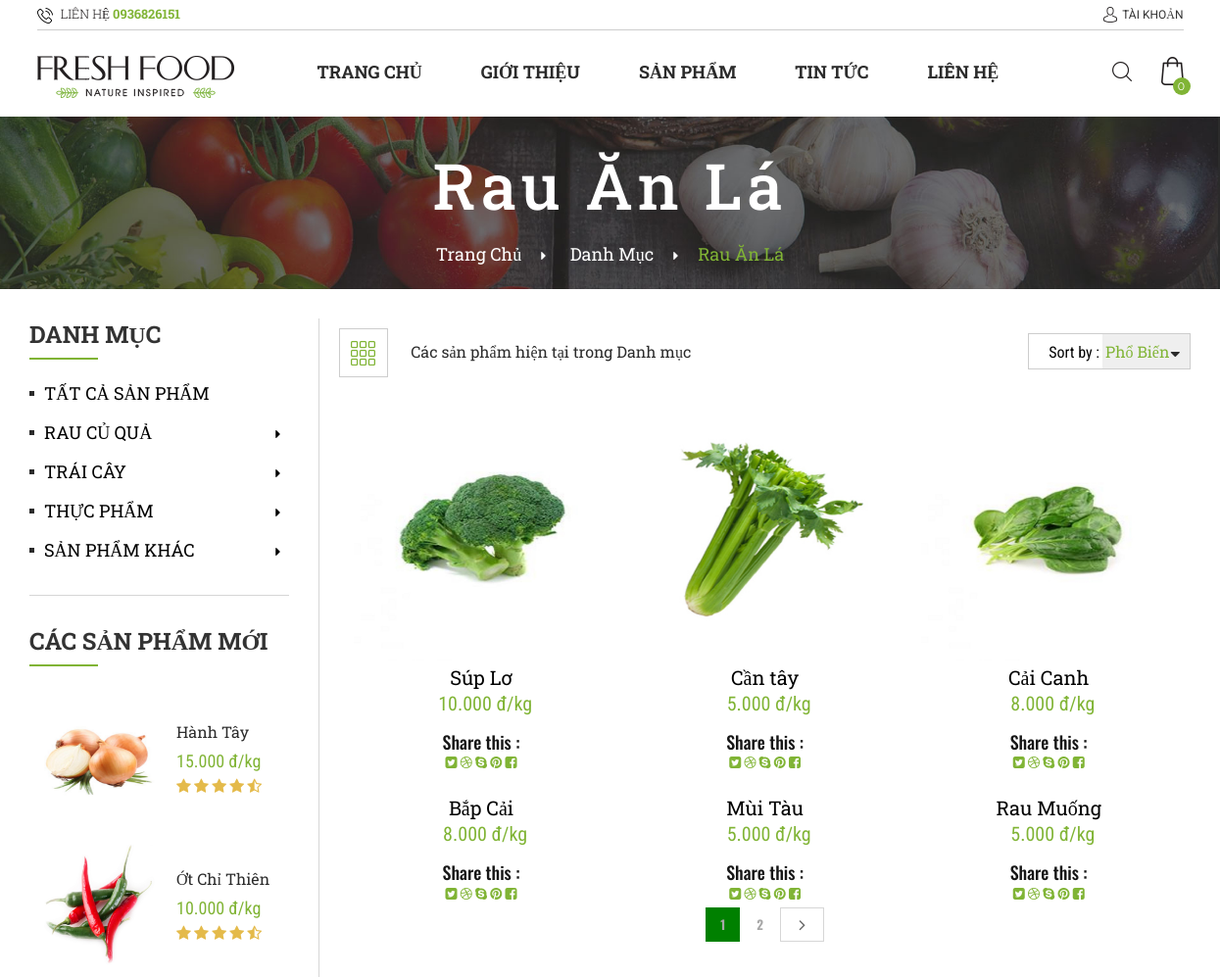
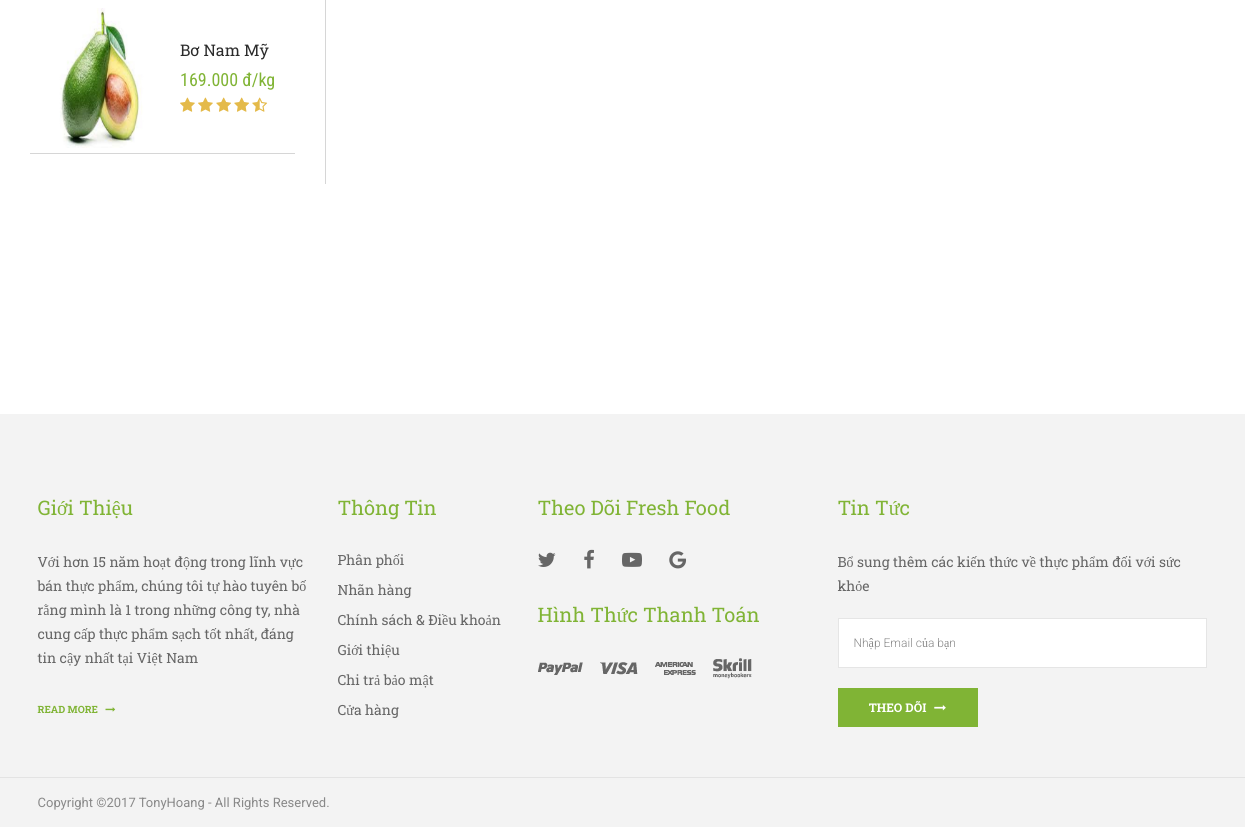
The page /index.php?route=product&actions=product-detail&id=19 on the database its author committed (2 pictures, top to bottom).
### tables this page shows
CREATE TABLE `subcategory` (
  `subcate_id` int(11) NOT NULL,
  `subcate_name` varchar(100) NOT NULL,
  `parent_id` int(11) NOT NULL,
  `description` varchar(255) DEFAULT NULL,
  `status` tinyint(6) DEFAULT '1',
  `created_date` int(11) DEFAULT NULL
);

CREATE TABLE `product` (
  `id` int(11) NOT NULL,
  `name` varchar(100) NOT NULL,
  `image` varchar(255) DEFAULT NULL,
  `price` int(11) NOT NULL,
  `detail_product` text,
  `views` int(11) DEFAULT NULL,
  `id_subcate` int(11) NOT NULL,
  `status` tinyint(1) DEFAULT '1',
  `created_date` int(11) DEFAULT NULL
);

CREATE TABLE `category` (
  `category_id` int(11) NOT NULL,
  `category_name` varchar(100) NOT NULL,
  `description` varchar(255) DEFAULT NULL,
  `status` tinyint(6) DEFAULT '1',
  `created_date` int(11) DEFAULT NULL
);

### index.php (called while the page is built, shortened)
<?php
require 'header.php';
if (isset($_GET['route'])) {
	$route = $_GET['route'];
} else {
	$route = 'page';
}
if (isset($_GET['actions'])) {
	$actions = $_GET['actions'];
} else {
	$actions = 'content';
}
include $route . '/' . $actions . '.php';
require 'footer.php'
?>

### common/database.php (called while the page is built, shortened)
<?php
$mysqli = mysqli_connect(DB_HOST, DB_USER, DB_PASS, DB_NAME);
mysqli_set_charset($mysqli,"utf8");
function get_all($table,$fiels_name = false,$field_val = false,$limit = false){
	global $mysqli;
	$data = [];
	$sql = "SELECT * FROM $table";
	if ($fiels_name && $field_val) {
		$sql .= " WHERE $fiels_name  = '$field_val'";
	}
	$res = mysqli_query($mysqli,$sql);
	if ($res && mysqli_num_rows($res)) {
		while ($row = mysqli_fetch_assoc($res)) {
			$data[] = $row;
		}
	}
	return $data;
}
function phan_trang($table,$fiels_name = false,$field_val = false,$start,$limit){
	global $mysqli;
	$data = [];
	$sql = "SELECT * FROM $table ";
	if ($fiels_name && $field_val) {
		$sql .= " WHERE $fiels_name LIKE '$field_val'";
	}
	if ($limit) {
		$sql .= " LIMIT $start,$limit";
	}
	$res = mysqli_query($mysqli,$sql);
	if ($res && mysqli_num_rows($res)) {
		while ($row = mysqli_fetch_assoc($res)) {
			$data[] = $row;
		}
	}
	return $data;
}
?>

### product/product-detail.php (the view, shortened to what this page needs)
<?php
if (isset($_GET['id'])) {
 $id = $_GET['id'];
 $cate = get_all('subcategory','subcate_id',$id);
}
else {
  echo "Không có  danh mục";
}
?>
<?php
$show = 6;
if(isset($_GET['page'])){
    $get_page=$_GET['page'];
    settype($get_page, 'int');
    }else{
    $get_page=1;
    }
$start=($get_page-1)*$show;
$users = get_all('product','id_subcate',$id);
$total = count($users);
$page = ceil($total/$show);
if ($page > 1) {
    $users = phan_trang('product','id_subcate',$id,$start,$show);
}
?>
<div class="banner-header banner-lbook3 space-30">
  <img src="public/images/banner-catalog1.jpg" alt="Banner-header">
  <?php if($cate): foreach($cate as $cat): ?>
  <div class="text">
    <h3><?php echo $cat['subcate_name'] ?></h3>
    <p>
      <a href="index.php" title="Home">Trang Chủ</a><i class="fa fa-caret-right"></i>
      <a href="index.php?route=product&actions=product">Danh mục</a><i class="fa fa-caret-right"></i><?php echo $cat['subcate_name'] ?>
    </p>
  </div>
  <?php endforeach; endif; ?>
</div>
<div class="container">
  <div id="primary" class="col-xs-12 col-md-9">
    <div class="wrap-breadcrumb">
      <div class="ordering">
        <div class="float-left">
          <span class="col active"></span>
          <p class="result-count">Các sản phẩm hiện tại trong Danh mục</p>
        </div>
        <div class="float-right">
          <form action="#" method="get" class="order-by">
            <p>Sort by :</p>
            <select class="orderby" name="orderby">
              <option>Phổ biến</option>
            </select>
          </form>
        </div>
      </div>
    </div>
<?php
if($users): foreach ($users as $row ):?>
<div class="products">
  <div class="item-inner">
 <div class="product col-md-4">
  <div class="product-images">
    <a href="index.php?route=product&actions=details&id=<?php echo $row['id']; ?>" title="product-images">
      <img class="primary_image" src="uploads/products/<?php echo $row['image']?>" alt=""/>
    </a>
  </div>
  <a href="index.php?route=product&actions=details&id=<?php echo $row['id']; ?>" title="Bouble Fabric Blazer"><p class="product-title"><?php echo $row['name']; ?></p></a>
  <p class="product-price"><?php echo number_format($row['price'],0,' ','.'); ?> đ/kg</p>
  <div class="social box">
    <h3>Share this :</h3>
    <a class="twitter" href="#" title="social"><i class="fa fa-twitter-square"></i></a>
    <a class="dribbble" href="#" title="social"><i class="fa fa-dribbble"></i></a>
    <a class="skype" href="#" title="social"><i class="fa fa-skype"></i></a>
    <a class="pinterest" href="#" title="social"><i class="fa fa-pinterest"></i></a>
    <a class="facebook" href="#" title="social"><i class="fa fa-facebook-square"></i></a>
  </div>
</div>
</div>
</div>
<?php endforeach; endif; ?>
        <div class="pagination-container">
          <nav class="pagination align-center">
            <?php
                if($page > 1) :
                    $disabled2 = ($get_page == $page) ? 'hidden' : '';
             ?>
                        <?php
                        for($i =1;$i<= $page; $i++) :
                                if($get_page == $i){
                                    $actions = 'actions';
                                }else{
                                    $actions ='';
                                }
                        ?>
                <a <?php if($i==$get_page){echo "style='background-color:green'";}?> class="<?php echo $actions; ?>" href="index.php?route=product&actions=product-detail&id=<?php echo $id ?>&page=<?php echo $i; ?>"><?php echo $i ?></a>
                        <?php endfor; ?>
                <a class="next page-numbers <?php echo $disabled2; ?>" href="index.php?route=product&actions=product-detail&id=<?php echo $id ?>&page=<?php echo ($get_page+1) ?>"><i class="fa fa-angle-right"></i></a>
            <?php endif; ?>
          </nav>
        </div>
    </div>
    <div id="secondary" class="widget-area col-xs-12 col-md-3">
  <aside class="widget widget_product_categories">
    <h3 class="widget-title">Danh Mục</h3>
    <ul class="product-categories">
     <li><a href="index.php?route=product&actions=product" title="Tất cả Sản Phẩm" class="active">Tất cả Sản phẩm</a></li>
     <?php
     $res = get_all('category');
     $ressub = get_all('subcategory');
     if ($res) :
      foreach ($res as $dataRow): ?>
    <li><a hrer="#"><?php echo $dataRow['category_name']; ?></a>
  </li>
<?php endforeach; endif; ?>
</ul>
</aside>
<aside class="widget widget_feature">
  <h3 class="widget-title">Các sản phẩm mới</h3>
  <ul>
    <?php  $spnew = "SELECT * FROM product order by id DESC limit 3";
    $spmysql = mysqli_query($mysqli, $spnew);
    while ( $rowsp = mysqli_fetch_assoc($spmysql)) :
     ?>
   <li>
    <a class="images" href="index.php?route=product&actions=details&id=<?php echo $rowsp['id']; ?>" title="images">
      <img class="img-responsive" src="uploads/products/<?php echo $rowsp['image']; ?>" alt="images">
    </a>
    <div class="text">
      <h2>
        <a href="index.php?route=product&actions=details&id=<?php echo $rowsp['id']; ?>" title="Butterfly Bar Stool"><?php echo $rowsp['name']; ?></a>
      </h2>
      <p><span><?php echo number_format($rowsp['price'],0,' ','.') ?> đ/kg</span></p>
      <p class="rating">
        <i class="fa fa-star" aria-hidden="true"></i>
        <i class="fa fa-star" aria-hidden="true"></i>
        <i class="fa fa-star" aria-hidden="true"></i>
        <i class="fa fa-star" aria-hidden="true"></i>
        <i class="fa fa-star-half-o" aria-hidden="true"></i>
      </p>
    </div>
  </li>
<?php endwhile; ?>
</ul>
</aside>
</div>
</div>

### rows shown on the page
subcategory: subcate_name "Rau Ăn Lá"
product: image (picture), name "Súp Lơ", price "10.000"
product: image (picture), name "Cần tây", price "5.000"
product: image (picture), name "Cải Canh", price "8.000"
product: name "Bắp Cải", price "8.000"
product: name "Mùi Tàu", price "5.000"
product: name "Rau Muống", price "5.000"
category: category_name "RAU CỦ QUẢ"
category: category_name "TRÁI CÂY"
category: category_name "THỰC PHẨM"
category: category_name "SẢN PHẨM KHÁC"
product: image (picture), name "Hành Tây", price "15.000"
product: image (picture), name "Ớt Chỉ Thiên", price "10.000"
product: image (picture), name "Bơ Nam Mỹ", price "169.000"

### other values the page prints
get_qtt() "0"
